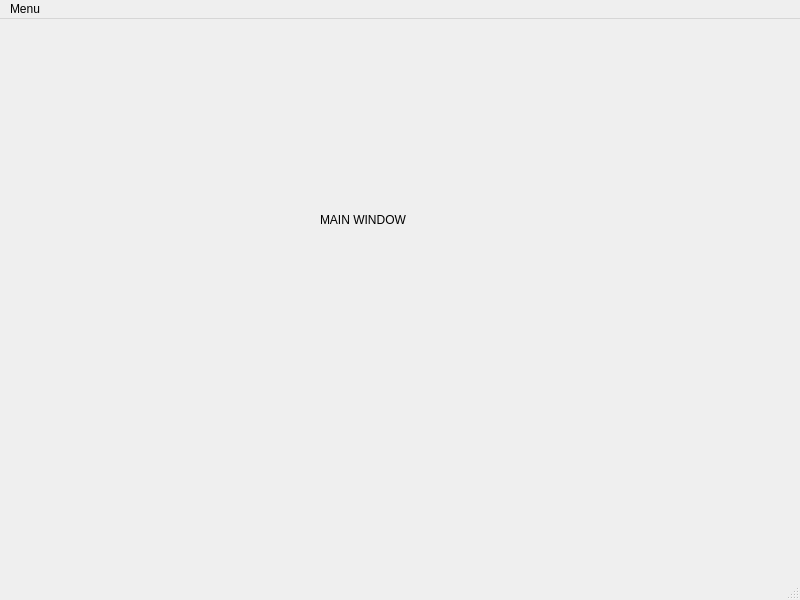
<?xml version="1.0" encoding="UTF-8"?>
<ui version="4.0">
 <class>MainWindow</class>
 <widget class="QMainWindow" name="MainWindow">
  <property name="geometry">
   <rect>
    <x>0</x>
    <y>0</y>
    <width>800</width>
    <height>600</height>
   </rect>
  </property>
  <property name="windowTitle">
   <string>MainWindow</string>
  </property>
  <widget class="QWidget" name="centralwidget">
   <widget class="QLabel" name="label">
    <property name="geometry">
     <rect>
      <x>320</x>
      <y>180</y>
      <width>91</width>
      <height>41</height>
     </rect>
    </property>
    <property name="text">
     <string>MAIN WINDOW</string>
    </property>
   </widget>
  </widget>
  <widget class="QMenuBar" name="menubar">
   <property name="geometry">
    <rect>
     <x>0</x>
     <y>0</y>
     <width>800</width>
     <height>20</height>
    </rect>
   </property>
   <widget class="QMenu" name="menuMenu">
    <property name="title">
     <string>Menu</string>
    </property>
    <addaction name="actionExit"/>
   </widget>
   <addaction name="menuMenu"/>
  </widget>
  <widget class="QStatusBar" name="statusbar"/>
  <action name="actionExit">
   <property name="text">
    <string>Exit</string>
   </property>
  </action>
 </widget>
 <resources/>
 <connections/>
</ui>
